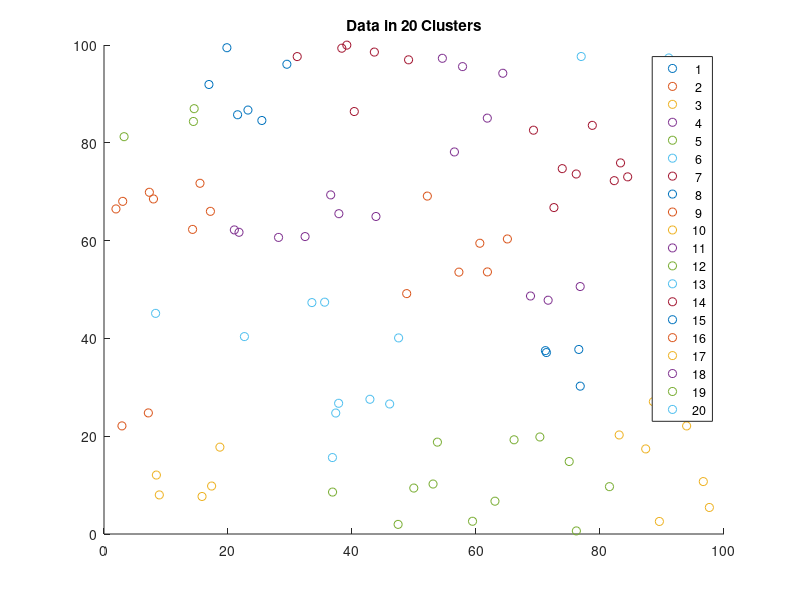

Here is the MATLAB script that generated this plot: (Note: this script raises an error after producing the figure.)
% KMeans clustering
% generate a training data of a 100 by 2 vector consisting of random 
% numbers from 0-100. 
x = rand(100,2)*100; 

% position the training data into 3 clusters.
% Increase the number of clusters to 4, 5, 9, 20 to compare graphs
idx = kmeans(x,20);

% Plot the training data
gscatter(x(:,1),x(:,2),idx)
title("Data in 20 Clusters")
% legend("Region 1", "Region 2", "Region 3");
hold off;

% Gaussian Mixture Models (GMM)
x = rand(100,2)*100;
% Increase the number of clusters to 4, 5, 9, 20 to compare graphs
% Expected error with clusters 5 and 9 the system outputs a warning message 
% that states that it has failed to converge in 100 iterations. With 20 
% clusters no plot will be displayed
gx = fitgmdist(x,20);
clsx = cluster (gx,x)
gscatter(x(:,1),x(:,2),clsx)
title("Data using GMM Clusters")
%legend("Region 1", "Region 2", "Region 3");
hold off;